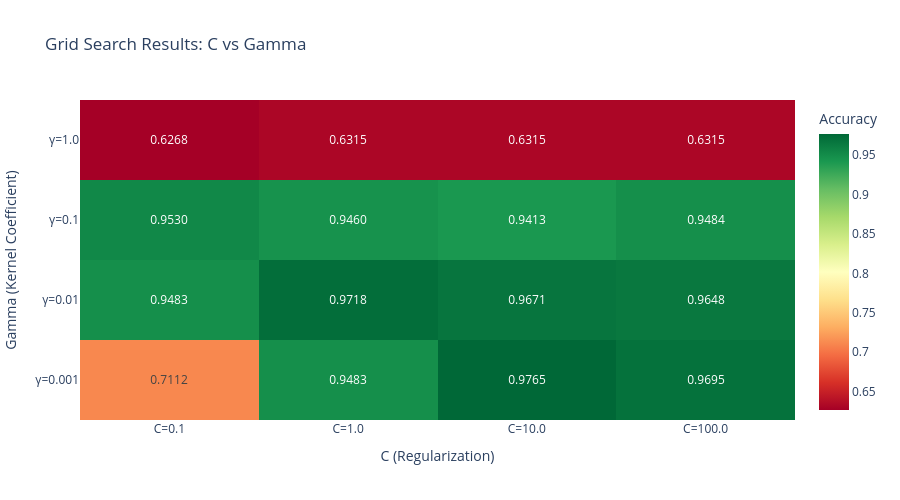

Here is the notebook cell this chart was saved with:
### Code cell
# Visualize grid search results
results = pd.DataFrame(grid_search.cv_results_)
pivot_table = results.pivot_table(
    values='mean_test_score',
    index='param_gamma',
    columns='param_C'
)

fig = go.Figure(data=go.Heatmap(
    z=pivot_table.values,
    x=[f'C={c}' for c in pivot_table.columns],
    y=[f'γ={g}' for g in pivot_table.index],
    text=np.round(pivot_table.values, 4),
    texttemplate='%{text:.4f}',
    colorscale='RdYlGn',
    colorbar=dict(title='Accuracy')
))

fig.update_layout(
    title='Grid Search Results: C vs Gamma',
    xaxis_title='C (Regularization)',
    yaxis_title='Gamma (Kernel Coefficient)',
    height=500
)

fig.show()

print(f"\n🏆 Best Parameters: C={grid_search.best_params_['C']}, gamma={grid_search.best_params_['gamma']}")
print(f"🎯 Best CV Accuracy: {grid_search.best_score_:.4f}")

### Figure 1 — Plotly figure (JSON) as saved in the notebook; plotly's stock layout.template omitted (floating-point values rounded to 4 significant figures)
{"data": [{"colorbar": {"title": {"text": "Accuracy"}}, "colorscale": [[0, "rgb(165,0,38)"], [0.1, "rgb(215,48,39)"], [0.2, "rgb(244,109,67)"], [0.3, "rgb(253,174,97)"], [0.4, "rgb(254,224,139)"], [0.5, "rgb(255,255,191)"], [0.6, "rgb(217,239,139)"], [0.7, "rgb(166,217,106)"], [0.8, "rgb(102,189,99)"], [0.9, "rgb(26,152,80)"], [1, "rgb(0,104,55)"]], "text": [[0.7112, 0.9483, 0.9765, 0.9695], [0.9483, 0.9718, 0.9671, 0.9648], [0.953, 0.946, 0.9413, 0.9484], [0.6268, 0.6315, 0.6315, 0.6315]], "texttemplate": "%{text:.4f}", "type": "heatmap", "x": ["C=0.1", "C=1.0", "C=10.0", "C=100.0"], "y": ["γ=0.001", "γ=0.01", "γ=0.1", "γ=1.0"], "z": [[0.7112, 0.9483, 0.9765, 0.9695], [0.9483, 0.9718, 0.9671, 0.9648], [0.953, 0.946, 0.9413, 0.9484], [0.6268, 0.6315, 0.6315, 0.6315]]}], "layout": {"height": 500, "title": {"text": "Grid Search Results: C vs Gamma"}, "xaxis": {"title": {"text": "C (Regularization)"}}, "yaxis": {"title": {"text": "Gamma (Kernel Coefficient)"}}}}
